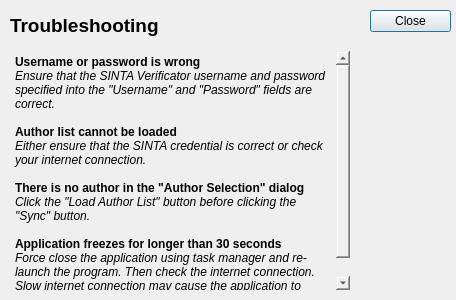
<?xml version="1.0" encoding="UTF-8"?>
<ui version="4.0">
 <class>Dialog</class>
 <widget class="QDialog" name="Dialog">
  <property name="geometry">
   <rect>
    <x>0</x>
    <y>0</y>
    <width>456</width>
    <height>300</height>
   </rect>
  </property>
  <property name="windowTitle">
   <string>Troubleshooting</string>
  </property>
  <widget class="QDialogButtonBox" name="btns">
   <property name="geometry">
    <rect>
     <x>370</x>
     <y>10</y>
     <width>81</width>
     <height>281</height>
    </rect>
   </property>
   <property name="orientation">
    <enum>Qt::Vertical</enum>
   </property>
   <property name="standardButtons">
    <set>QDialogButtonBox::Close</set>
   </property>
  </widget>
  <widget class="QLabel" name="title">
   <property name="geometry">
    <rect>
     <x>10</x>
     <y>10</y>
     <width>251</width>
     <height>31</height>
    </rect>
   </property>
   <property name="font">
    <font>
     <pointsize>14</pointsize>
     <weight>75</weight>
     <bold>true</bold>
    </font>
   </property>
   <property name="text">
    <string>Troubleshooting</string>
   </property>
  </widget>
  <widget class="QTextBrowser" name="text">
   <property name="geometry">
    <rect>
     <x>10</x>
     <y>50</y>
     <width>341</width>
     <height>241</height>
    </rect>
   </property>
   <property name="styleSheet">
    <string notr="true">background-color: rgba(255, 255, 255, 0);</string>
   </property>
   <property name="html">
    <string>&lt;!DOCTYPE HTML PUBLIC &quot;-//W3C//DTD HTML 4.0//EN&quot; &quot;http://www.w3.org/TR/REC-html40/strict.dtd&quot;&gt;
&lt;html&gt;&lt;head&gt;&lt;meta name=&quot;qrichtext&quot; content=&quot;1&quot; /&gt;&lt;style type=&quot;text/css&quot;&gt;
p, li { white-space: pre-wrap; }
&lt;/style&gt;&lt;/head&gt;&lt;body style=&quot; font-family:'Sans Serif'; font-size:9pt; font-weight:400; font-style:normal;&quot;&gt;
&lt;p style=&quot; margin-top:0px; margin-bottom:0px; margin-left:0px; margin-right:0px; -qt-block-indent:0; text-indent:0px;&quot;&gt;&lt;span style=&quot; font-weight:600;&quot;&gt;Username or password is wrong&lt;/span&gt;&lt;/p&gt;
&lt;p style=&quot; margin-top:0px; margin-bottom:0px; margin-left:0px; margin-right:0px; -qt-block-indent:0; text-indent:0px;&quot;&gt;&lt;span style=&quot; font-style:italic;&quot;&gt;Ensure that the SINTA Verificator username and password specified into the &amp;quot;Username&amp;quot; and &amp;quot;Password&amp;quot; fields are correct.&lt;/span&gt;&lt;/p&gt;
&lt;p style=&quot;-qt-paragraph-type:empty; margin-top:0px; margin-bottom:0px; margin-left:0px; margin-right:0px; -qt-block-indent:0; text-indent:0px;&quot;&gt;&lt;br /&gt;&lt;/p&gt;
&lt;p style=&quot; margin-top:0px; margin-bottom:0px; margin-left:0px; margin-right:0px; -qt-block-indent:0; text-indent:0px;&quot;&gt;&lt;span style=&quot; font-weight:600;&quot;&gt;Author list cannot be loaded&lt;/span&gt;&lt;/p&gt;
&lt;p style=&quot; margin-top:0px; margin-bottom:0px; margin-left:0px; margin-right:0px; -qt-block-indent:0; text-indent:0px;&quot;&gt;&lt;span style=&quot; font-style:italic;&quot;&gt;Either ensure that the SINTA credential is correct or check your internet connection.&lt;/span&gt;&lt;/p&gt;
&lt;p style=&quot;-qt-paragraph-type:empty; margin-top:0px; margin-bottom:0px; margin-left:0px; margin-right:0px; -qt-block-indent:0; text-indent:0px; font-style:italic;&quot;&gt;&lt;br /&gt;&lt;/p&gt;
&lt;p style=&quot; margin-top:0px; margin-bottom:0px; margin-left:0px; margin-right:0px; -qt-block-indent:0; text-indent:0px;&quot;&gt;&lt;span style=&quot; font-weight:600;&quot;&gt;There is no author in the &amp;quot;Author Selection&amp;quot; dialog&lt;/span&gt;&lt;/p&gt;
&lt;p style=&quot; margin-top:0px; margin-bottom:0px; margin-left:0px; margin-right:0px; -qt-block-indent:0; text-indent:0px;&quot;&gt;&lt;span style=&quot; font-style:italic;&quot;&gt;Click the &amp;quot;Load Author List&amp;quot; button before clicking the &amp;quot;Sync&amp;quot; button.&lt;/span&gt;&lt;/p&gt;
&lt;p style=&quot;-qt-paragraph-type:empty; margin-top:0px; margin-bottom:0px; margin-left:0px; margin-right:0px; -qt-block-indent:0; text-indent:0px; font-style:italic;&quot;&gt;&lt;br /&gt;&lt;/p&gt;
&lt;p style=&quot; margin-top:0px; margin-bottom:0px; margin-left:0px; margin-right:0px; -qt-block-indent:0; text-indent:0px;&quot;&gt;&lt;span style=&quot; font-weight:600;&quot;&gt;Application freezes for longer than 30 seconds&lt;/span&gt;&lt;/p&gt;
&lt;p style=&quot; margin-top:0px; margin-bottom:0px; margin-left:0px; margin-right:0px; -qt-block-indent:0; text-indent:0px;&quot;&gt;&lt;span style=&quot; font-style:italic;&quot;&gt;Force close the application using task manager and re-launch the program. Then check the internet connection. Slow internet connection may cause the application to freeze during the synchronization process.&lt;/span&gt;&lt;/p&gt;&lt;/body&gt;&lt;/html&gt;</string>
   </property>
  </widget>
 </widget>
 <resources/>
 <connections>
  <connection>
   <sender>btns</sender>
   <signal>accepted()</signal>
   <receiver>Dialog</receiver>
   <slot>accept()</slot>
   <hints>
    <hint type="sourcelabel">
     <x>248</x>
     <y>254</y>
    </hint>
    <hint type="destinationlabel">
     <x>157</x>
     <y>274</y>
    </hint>
   </hints>
  </connection>
  <connection>
   <sender>btns</sender>
   <signal>rejected()</signal>
   <receiver>Dialog</receiver>
   <slot>reject()</slot>
   <hints>
    <hint type="sourcelabel">
     <x>316</x>
     <y>260</y>
    </hint>
    <hint type="destinationlabel">
     <x>286</x>
     <y>274</y>
    </hint>
   </hints>
  </connection>
 </connections>
</ui>
